Frame 1 (no input): blank canvas, image omitted
Frame 60 (the mouse pressed at the canvas centre just before this capture): blank canvas, image omitted
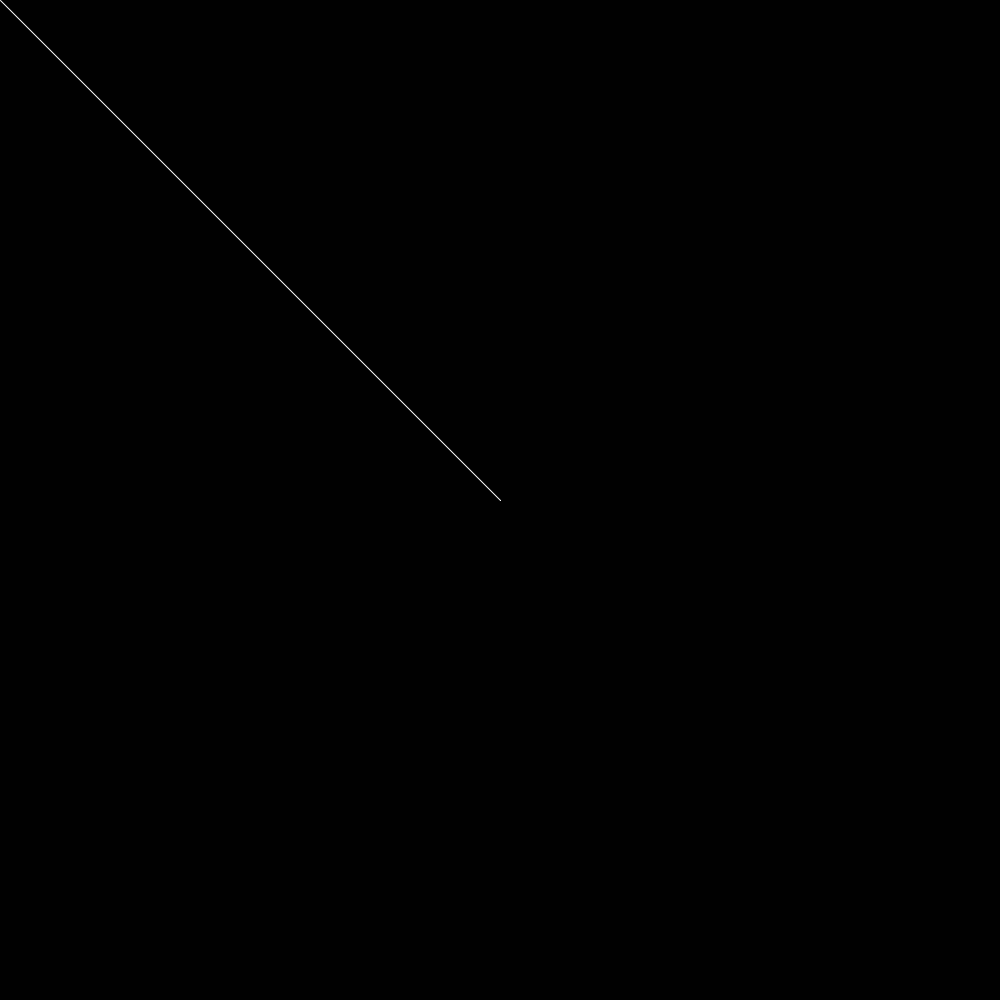
Frame 120 (the mouse held since frame 60 and released just before this capture)

The Processing sketch whose frames 1 and 60 were blank and that drew this single picture after the mouse press (run headless with seeded random() and noise(); from frame 60 on, the mouse is pressed at the canvas centre):

// Processing sketch: processing_165260
// ── processing_165260.pde

void setup() {
  size(1000,1000);
  background(1);
}

void draw() {
  stroke(255);
  if (mousePressed == true) {
    line(mouseX, mouseY, pmouseX, pmouseY);
  }
}
